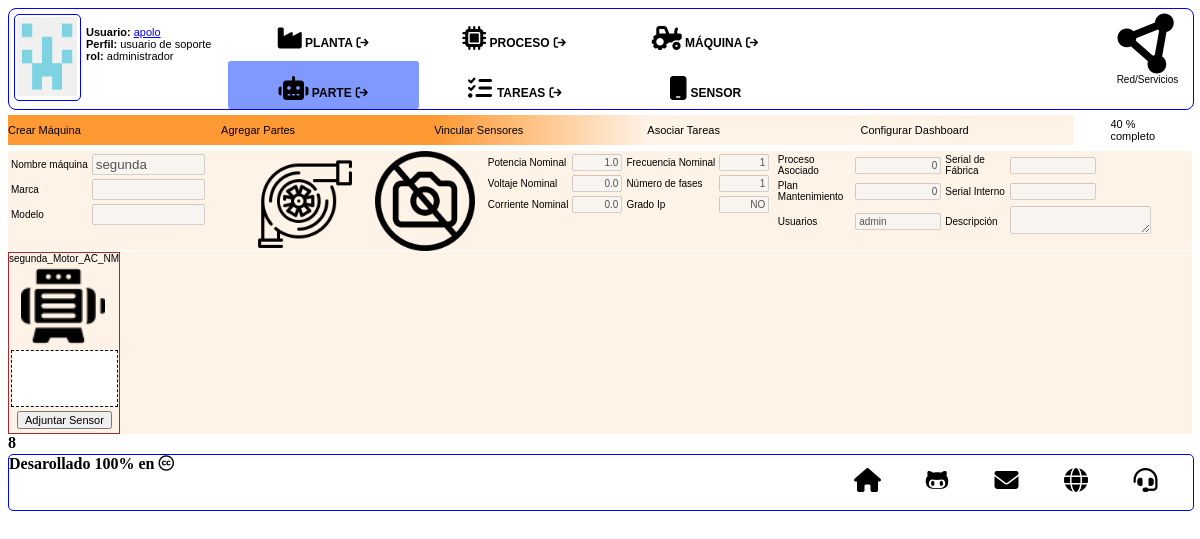
The page /2/machine_ec2 on the database its author committed.
### tables this page shows
CREATE TABLE machines (
    id INTEGER PRIMARY KEY AUTOINCREMENT,
    created TIMESTAMP NOT NULL DEFAULT CURRENT_TIMESTAMP,
-- Reference fields
    name TEXT NOT NULL NOT NULL,
    id_process INTEGER NOT NULL,
    id_maintenance INTEGER NOT NULL,
    users TEXT NOT NULL,
-- Optional reference values
    brand TEXT,
    model TEXT,
    m_serial TEXT,
    i_serial TEXT,
-- Nominal values 
    kw_nom REAL NOT NULL,
    rpm_nom REAL,
-- Optinal nominal values
    i_nom REAL,
    v_nom REAL,
    n_phases INTEGER,
    n_poles INTEGER,
    f_nom INTEGER,
--Mecanical / others
    nema_class TEXT,
    ip_grade TEXT,
    housing TEXT,
--Description
    a_status INTEGER NOT NULL,
    picture TEXT,
    avatarf TEXT,
    description TEXT,
    journal TEXT
);

CREATE TABLE parts (
    id INTEGER PRIMARY KEY AUTOINCREMENT,
    created TIMESTAMP NOT NULL DEFAULT CURRENT_TIMESTAMP,
--Reference fields
    name TEXT NOT NULL NOT NULL,
    id_machine INTEGER NOT NULL,
    ordinal INTEGER NOT NULL,
    id_maintenance INTEGER NOT NULL,
    type TEXT NOT NULL,
    users TEXT NOT NULL,
    template INTEGER NOT NULL,
    c_task INTEGER NOT NULL,
--Optional reference values
    brand TEXT,
    model TEXT,
    m_serial TEXT,
    i_serial TEXT,
--Description
    a_status INTEGER NOT NULL,
    picture TEXT,
    avatar TEXT,
    description TEXT,
--Specific fields
    s_fields TEXT
);

### index.py (the view, shortened to what this page needs)
@app.route('/<int:id_m>/machine_ec2', methods = ('GET','POST'))
def machine_ec2(id_m):
    if id_m == 99:
        nav_menu={}
        nav_menu['rol'] = 0
        nav_menu['where'] = 3
        mq_form = create_machine()
        insumos = {}
        insumos['completed'] = 0
        insumos['path'] = '/home/pi/caja_server/web_app/static/images/avatars/machines/default/'
        insumos['path_rel'] = 'images/avatars/machines/default/'
        insumos['path_rel_foto'] ='images/pictures/machines/default/'
        insumos['m_avatars'] = get_files_by_ext(insumos['path'],'.png')
        if mq_form.validate_on_submit():
            machine_new = create_new_machine(mq_form.data)
            id_m = machine_new['id']
            return redirect(url_for("machine_ec2", id_m = id_m))
        return render_template("machine_ec2.html", nav_menu=nav_menu, mq_form=mq_form, insumos=insumos)
    else:
        machine = get_machine(id_m)
        if machine['a_status'] == 6 or machine['a_status'] == 7:
            parts = get_machine_parts(id_m)
            nav_menu={}
            nav_menu['rol'] = 0
            nav_menu['where'] = 4
            insumos = {}
            insumos['completed'] = 20
            insumos['path'] = 'data/machine_'+str(machine['id'])
            insumos['ord'] = 1
            for part in parts:
                insumos['ord'] = insumos['ord']+1
            parts_temp = get_parts_templates_dict()
            formp = create_part2(ordinal=insumos['ord'])
            formf = update_field_tablereg()
            if formp.validate_on_submit():
                create_new_part2(formp.data)
                return redirect(url_for("machine_ec2", id_m = id_m))
            if formf.validate_on_submit():
                update_table_register((formf.data['table'],str(formf.data['id'])),{"a_status " : 8 })
                return redirect(url_for("machine_ec2", id_m=id_m))
            return render_template("machine_ec2p.html",nav_menu=nav_menu, insumos=insumos, machine=machine, parts_temp=parts_temp,
            formp=formp, formf=formf, parts=parts)
        elif machine['a_status'] == 8 or machine['a_status'] == 9:
            parts = get_machine_parts_dict(id_m)
            forms = enrroll_sensor()
            formsr = send_sensor_req(requirement='meas9')
            nav_menu={}
            nav_menu['rol'] = 0
            nav_menu['where'] = 4
            insumos = {}
            insumos['completed'] = 40
            insumos['path'] = 'data/machine_'+str(machine['id'])
            insumos['text1'] = ''
            sensores = get_sensors()
            formf = update_field_tablereg()
            if forms.validate_on_submit():
                result= pair_sensor2part(forms.data, id_m)
                update_table_register(("machines",str(id_m)),{"a_status " : 9 })
                return redirect(url_for("machine_ec2", id_m=id_m))
            if formf.validate_on_submit():
                update_table_register((formf.data['table'],str(formf.data['id'])),{"a_status " : 10 })
                insumos['completed'] = 60
                return redirect(url_for("machine_ec2", id_m=id_m))
            return render_template("machine_ec2s.html",nav_menu=nav_menu, parts=parts, sensores=sensores, machine=machine, insumos=insumos,
                    forms=forms, formsr=formsr, formf=formf)

### forms.py
class enrroll_sensor(FlaskForm):
    mac2e = StringField('MAC del sensor')
    model = StringField('Nombre del sensor')
    capacities = StringField('Capacidades')
    alias = StringField('Nombre Interno')
    part_id = IntegerField('id de la parte a editar', validators=[DataRequired('Es necesario que parte editar')])
    avatars = StringField('avatar')
    picture = StringField('Foto')
    description = TextAreaField('Descripción')
    s_fields = TextAreaField('Campos especiales')
    submit = SubmitField('Matricular Sensor')

class send_sensor_req(FlaskForm):
    mac_address = StringField('MAC a llamar', validators=[MacAddress('Eso no es una MAC')])
    requirement = SelectField('Requerimiento', choices=[('meas8','meas8 - algo debe hacer'),('meas9','meas9 - Hacer Broadcast'),('meas10','meas10 - Traer datos sensor')])
    extra_int = IntegerField('Campo Extra')
    submitqr = SubmitField('Solicitar...')

### queries.py (called while the page is built)
def get_db_connection():
    conn = sqlite3.connect('database.db')
    conn.row_factory = sqlite3.Row
    return conn

def get_machine(id_machine):
    conn = get_db_connection()
    machine = conn.execute('SELECT * FROM machines WHERE id=?',(id_machine,)).fetchone()
    conn.close()
    return machine

def get_machine_parts_dict(id_machine):
    cols = []
    conncol = sqlite3.connect('database.db')
    cursor = conncol.cursor()
    data=cursor.execute('''SELECT * FROM parts WHERE id_machine=? ORDER BY ordinal ASC''',(id_machine,))
    for column in data.description:
        cols.append(column[0])
    conncol.commit()
    conncol.close()
    conn = get_db_connection()
    result = conn.execute('SELECT * FROM parts WHERE id_machine=? ORDER BY ordinal ASC',(id_machine,)).fetchall()
    conn.close()
    salida = []
    for dic in result:
        pre_dict = {}
        for col in cols:
            pre_dict[col]=dic[col]
        salida.append(pre_dict)
    return salida

def get_sensors():
    conn = get_db_connection()
    result = conn.execute("SELECT * FROM sensors").fetchall()
    conn.close()
    return result

### templates/machine_ec2s.html (shortened to what this page needs)
{% extends "base2.html" %}
{% block content %}
<div id="progress">
    <div class="step">Crear Máquina</div>
    <div class="step">Agregar Partes</div>
    <div class="step_a">Vincular Sensores</div>
    <div class="step_d">Asociar Tareas</div>
    <div class="step_d">Configurar Dashboard</div>
    <div id="completed">{{ insumos['completed'] }} % <br />completo</div>
</div>
<div class="step_container">
    <div id="mq_datatxt">
        <table>
            <tr>
                <td>Nombre máquina</td><td><input type="text" disabled size=11 value="{{ machine['name'] }}" ></td>
            </tr>
            <tr>
                <td>Marca</td><td><input type="text" disabled size=11 value="{{ machine['brand'] }}"></td>
            </tr>
            <tr>
                <td>Modelo</td><td><input type="text" disabled size=11 value="{{ machine['model']}}"></td>
            </tr>
        </table>
    </div>
    <div id="mq_avatar">
        <img src="{{ url_for('static', filename=insumos['path']) }}/avatars/{{machine['avatarf']}}"
             id="mq_avatar_img" style="width:100px; height:100px; padding: 0 10px 0 10px;">
    </div>
    <div id="mq_foto">
        <img src="{{ url_for('static', filename='images/pictures/machines/default/no_picture.png') }}" id="mq_foto_img"
        style="width:100px; height:100px; margin:0 10px 0 10px;">
    </div>
    <div id="mq_help_box2">
        <table>
            <tr>
                <td>Potencia Nominal</td><td><input type="text" disabled size=5 value="{{machine['kw_nom']}}"
                    style="text-align:right;font: 10px Arial, sans-serif;"></td>
                <td>Frecuencia Nominal</td><td><input type="text" disabled size=5 value="{{machine['f_nom']}}"
                    style="text-align:right;font: 10px Arial, sans-serif;"></td>
            </tr>
            <tr>
                <td>Voltaje Nominal</td><td><input type="text" disabled size=5 value="{{machine['v_nom']}}"
                    style="text-align:right;font: 10px Arial, sans-serif;"></td>
                <td>Número de fases</td><td><input type="text" disabled size=5 value="{{machine['n_phases']}}"
                    style="text-align:right;font: 10px Arial, sans-serif;"></td>
            </tr>
            <tr>
                <td>Corriente Nominal</td><td><input type="text" disabled size=5 value="{{machine['i_nom']}}"
                    style="text-align:right;font: 10px Arial, sans-serif;"></td>
                <td>Grado Ip</td><td><input type="text" disabled size=5 value="{{machine['ip_grade']}}"
                    style="text-align:right; font: 10px Arial, sans-serif;"></td>
            </tr>
        </table>
    </div>
    <div id="mq_help_box">
        <table>
            <tr>
                <td>Proceso Asociado</td>
                <td><input type="text" disabled size=11 value="{{machine['id_process']}}"
                    style="text-align:right;font: 10px Arial, sans-serif;"></td>
                <td>Serial de Fábrica</td>
                <td><input type="text" disabled size=11 value="{{machine['m_serial']}}"
                    style="text-align:right;font: 10px Arial, sans-serif;"></td>
            </tr>
            <tr>
                <td>Plan Mantenimiento</td>
                <td><input type="text" disabled size=11 value="{{machine['id_maintenance']}}"
                    style="text-align:right;font: 10px Arial, sans-serif;"></td>
                <td>Serial Interno</td>
                <td><input type="text" disabled size=11 value="{{machine['i_serial']}}"
                    style="text-align:right;font: 10px Arial, sans-serif;"></td>
            </tr>
            <tr>
                <td>Usuarios</td>
                <td><input type="text" disabled size=11 value="{{machine['users']}}" style="font: 10px Arial, sans-serif;"></td>
                <td>Descripción</td>
                <td><textarea disabled size=5 value="{{machine['description']}}"
                    style="text-align:right; font: 10px Arial, sans-serif;"></textarea></td></td>
            </tr>
        </table>
    </div>
</div>
<div class="step_container">
    {% for part in parts %}
    {% if part['id'] == insumos['act_part'] %}
    <div class="partadded" style="border-bottom: 1px solid #ff9933; background-color: #ff9933;">
    {% else %}
    <div class="partadded">
    {% endif %}
        <div style="text-align:center; font: 10px Arial, sans-serif;">{{ part['name']}}</div>
        <img src="{{ url_for('static', filename='data/machine_') }}{{machine['id']}}/avatars/{{part['avatar']}}"
        style="width:84px; height:84px;margin: 0 12px 0 12px;">
        <div style="width: 95%; height: 55px; margin: 0 2px 4px 2px; background-color: white; border: 1px dashed black;">
    </div>
        {% if insumos['act_part'] == null %}
            <input type="button" value="Adjuntar Sensor" class="add_sen2part"
            style="text-align:center; font: 11px Arial, sans-serif; margin: 0 0 0 8px;">
        {% else %}
            <input type="button" value="Adjuntar Sensor" class="add_sen2part"
            style="text-align:center; font: 11px Arial, sans-serif; margin: 0 0 0 8px; display:none">
        {% endif %}
    </div>
    {% endfor %}
</div>
            <td rowspan="3">{% set f=forms.s_fields.process_data(insumos['s_fields']) %}
                {{ forms.s_fields( rows=4, style="font: 11px Arial, sans-serif;", disabled="True") }}</td>
            <td rowspan="2">{% set f=forms.description.process_data(insumos['description']) %}
            </td>
{{machine['a_status']}} <br>
{% endblock %}

### static/css/brands.css (style rules this page uses)
:root, :host { --fa-style-family-brands: 'Font Awesome 6 Brands'; --fa-font-brands: normal 400 1em/1 'Font Awesome 6 Brands'; }

### static/css/solid.css (style rules this page uses)
:root, :host { --fa-style-family-classic: 'Font Awesome 6 Free'; --fa-font-solid: normal 900 1em/1 'Font Awesome 6 Free'; }

### rows shown on the page
machines: name "segunda", avatarf (picture), kw_nom "1.0", f_nom "1", v_nom "0.0", n_phases "1", i_nom "0.0", ip_grade "NO", id_process "0", id_maintenance "0", users "admin", a_status "8"
parts: name "segunda_Motor_AC_NM", avatar (picture)

### other values the page prints
{{ insumos['completed'] }} "40"
